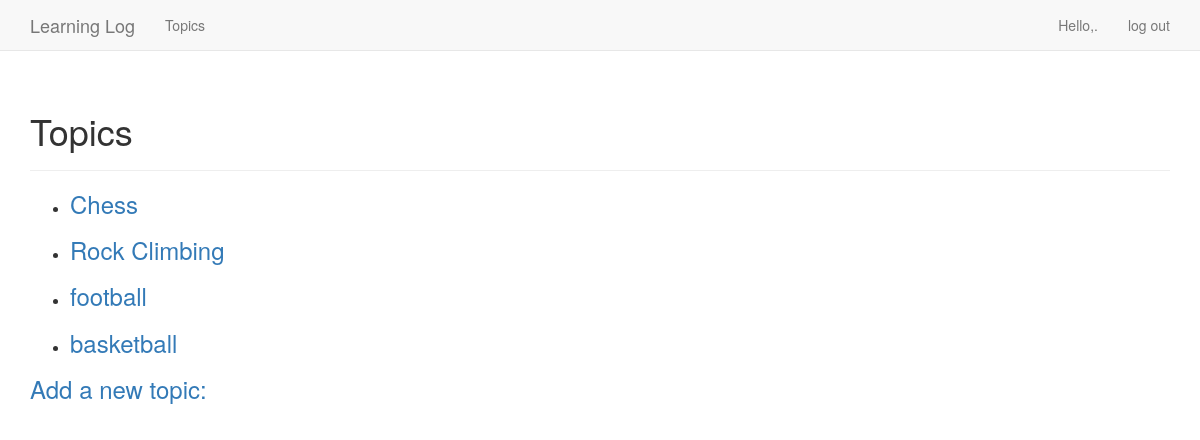
The page /topics/ (signed in) on the database as committed earlier.
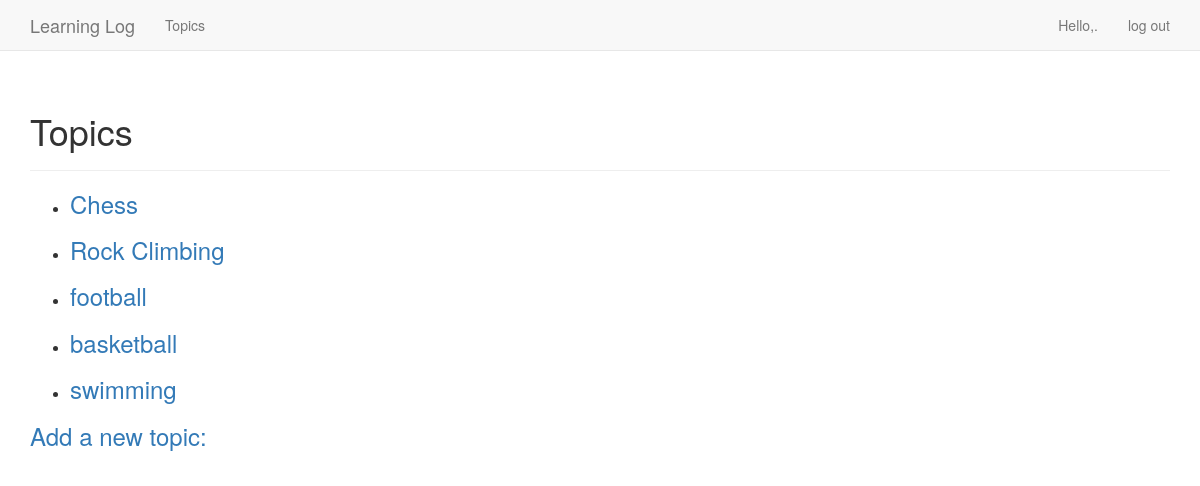
The same page on the database as committed later.
### learning_logs/models.py (models this page shows)
class Topic(models.Model):
    text = models.CharField(max_length=200)  # 预留200
    date_added = models.DateTimeField(auto_now_add=True) # 自动记录当前时间
    owner = models.ForeignKey(User)
    def __str__(self):
        return self.text

### learning_logs/views.py (the view)
# urls.py: url(r'^topics/$',views.topics,name='topics'),
@login_required
def topics(request):
    topics = Topic.objects.filter(owner=request.user).order_by('date_added')
    context = {'topics':topics}
    return render(request,'learning_logs/topics.html',context)

### learning_logs/templates/learning_logs/topics.html
{% extends 'learning_logs/base.html' %}
{% block header %}
  <h1>Topics</h1>
{% endblock header %}
{% block content %}
  <ul>
    {% for topic in topics %}
      <li>
        <h3>
          <a href="{% url 'learning_logs:topic' topic.id %}">{{ topic }}</a>
        </h3>
      </li>
    {% empty %}
      <li>No topics have been added yet.</li>
    {% endfor %}
  </ul>
  <h3><a href="{% url 'learning_logs:new_topic' %}">Add a new topic:</a></h3>
{% endblock content %}

Rows that differ between the two databases and show on the page:
added Topic: text "swimming"
